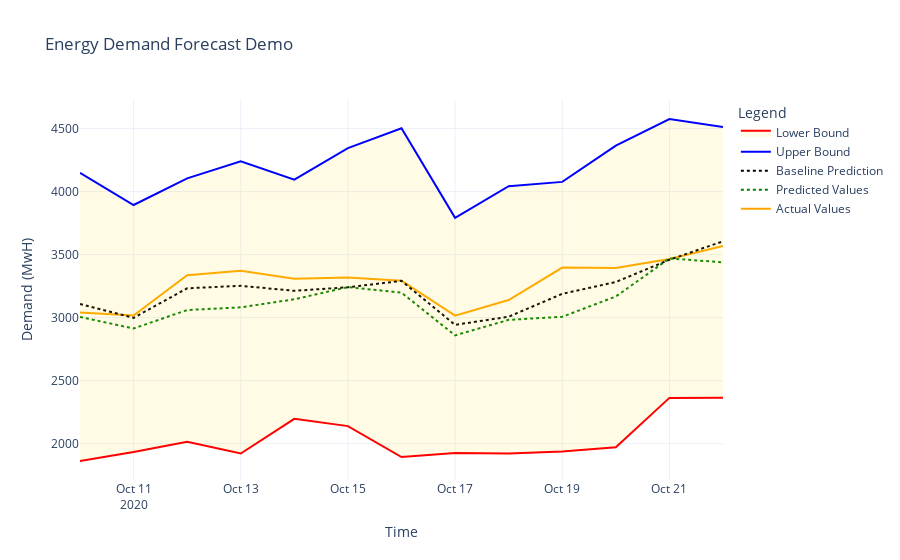

The notebook cell this image was saved under:
### Markdown cell above
# Boundary Encapsulation Viz:

### Code cell
import plotly.graph_objects as go
from scipy.stats import norm

def plot_time_series_with_confidence(
    actual_df, prediction_df, std_dev_df, start_col, end_col, confidence=0.95
):
    baseline_long = pd.read_csv("/home/jik19004/FilesToRun/BayesianTimeSeries/Bayesian_1sample/TestingLong/TestingPredictionsLong.csv")
    baseline_long.columns = pd.to_datetime(
    baseline_long.columns.str.extract(r'(\d{1,2}/\d{1,2}/\d{4})')[0], format='%m/%d/%Y', errors='coerce'
)
    # Parse the start and end column names as datetime
    start_col = pd.to_datetime(start_col)
    end_col = pd.to_datetime(end_col)

    # Slice data based on the time range
    selected_actual = actual_df.loc[:, start_col:end_col]
    selected_prediction = prediction_df.loc[:, start_col:end_col]
    selected_std_dev = std_dev_df.loc[:, start_col:end_col]
    baseline_long = baseline_long.loc[:, start_col:end_col]

    # Calculate Z-score for the given confidence level
    Z = norm.ppf((1 + confidence) / 2)

    # Compute confidence interval bounds
    lower_bounds = selected_prediction - Z * selected_std_dev
    upper_bounds = selected_prediction + Z * selected_std_dev

    # Prepare x-axis labels
    time_range = selected_actual.columns

    # Create Plotly figure
    fig = go.Figure()

    # Add actual values
    fig.add_trace(
        go.Scatter(
            x=time_range,
            y=selected_actual.iloc[0],
            mode="lines",
            name="Actual Values",
            line=dict(color="orange"),
        )
    )

    # Add predictions
    fig.add_trace(
        go.Scatter(
            x=time_range,
            y=selected_prediction.iloc[0],
            mode="lines",
            name="Predicted Values",
            line=dict(color="green", dash = "dot"),
        )
    )
    
    fig.add_trace(
        go.Scatter(
            x=time_range,
            y=baseline_long.iloc[0],
            mode="lines",
            name="Baseline Prediction",
            line=dict(color='black', dash = "dot"),
            showlegend=True,
        )
    )
    

    # Add confidence interval bounds (shaded area)
    fig.add_trace(
        go.Scatter(
            x=time_range,
            y=upper_bounds.iloc[0],
            mode="lines",
            name="Upper Bound",
            line=dict(color='blue'),
            showlegend=True,
        )
    )


    
    fig.add_trace(
        go.Scatter(
            x=time_range,
            y=lower_bounds.iloc[0],
            mode="lines",
            name="Lower Bound",
            fill="tonexty",
            line=dict(color='red'),
            fillcolor='rgba(255, 211, 0, 0.1)',
            showlegend=True,
        )
    )

    # Update layout
    fig.update_layout(
        title="Energy Demand Forecast Demo",
        xaxis_title="Time",
        yaxis_title="Demand (MwH)",
        legend_title="Legend",
        template="plotly_white",
    )

    # Show the plot
    fig.show()

std_long.columns = predictions_long.columns.copy()
# Specify the range of columns to plot
start_column = pd.to_datetime("2020-10-10 00:00:00")
end_column = pd.to_datetime("2020-10-22 00:00:00")

# Call the function to plot
plot_time_series_with_confidence(actuals_long, predictions_long, std_long, start_column, end_column)

### Figure 1 — Plotly figure (JSON) as saved in the notebook; plotly's stock layout.template omitted (floating-point values rounded to 4 significant figures)
{"data": [{"line": {"color": "orange"}, "mode": "lines", "name": "Actual Values", "type": "scatter", "x": ["2020-10-10T00:00:00", "2020-10-11T00:00:00", "2020-10-12T00:00:00", "2020-10-13T00:00:00", "2020-10-14T00:00:00", "2020-10-15T00:00:00", "2020-10-16T00:00:00", "2020-10-17T00:00:00", "2020-10-18T00:00:00", "2020-10-19T00:00:00", "2020-10-20T00:00:00", "2020-10-21T00:00:00", "2020-10-22T00:00:00"], "y": [3040.0, 3017.0, 3336.0, 3372.0, 3309.0, 3317.0, 3293.0, 3016.0, 3140.0, 3397.0, 3394.0, 3465.0, 3569.0]}, {"line": {"color": "green", "dash": "dot"}, "mode": "lines", "name": "Predicted Values", "type": "scatter", "x": ["2020-10-10T00:00:00", "2020-10-11T00:00:00", "2020-10-12T00:00:00", "2020-10-13T00:00:00", "2020-10-14T00:00:00", "2020-10-15T00:00:00", "2020-10-16T00:00:00", "2020-10-17T00:00:00", "2020-10-18T00:00:00", "2020-10-19T00:00:00", "2020-10-20T00:00:00", "2020-10-21T00:00:00", "2020-10-22T00:00:00"], "y": [3005.0, 2913.0, 3060.0, 3081.0, 3145.0, 3242.0, 3198.0, 2859.0, 2982.0, 3007.0, 3167.0, 3469.0, 3439.0]}, {"line": {"color": "black", "dash": "dot"}, "mode": "lines", "name": "Baseline Prediction", "showlegend": true, "type": "scatter", "x": ["2020-10-10T00:00:00", "2020-10-11T00:00:00", "2020-10-12T00:00:00", "2020-10-13T00:00:00", "2020-10-14T00:00:00", "2020-10-15T00:00:00", "2020-10-16T00:00:00", "2020-10-17T00:00:00", "2020-10-18T00:00:00", "2020-10-19T00:00:00", "2020-10-20T00:00:00", "2020-10-21T00:00:00", "2020-10-22T00:00:00"], "y": [3108.0, 2998.0, 3233.0, 3252.0, 3212.0, 3241.0, 3291.0, 2942.0, 3007.0, 3188.0, 3283.0, 3459.0, 3605.0]}, {"line": {"color": "blue"}, "mode": "lines", "name": "Upper Bound", "showlegend": true, "type": "scatter", "x": ["2020-10-10T00:00:00", "2020-10-11T00:00:00", "2020-10-12T00:00:00", "2020-10-13T00:00:00", "2020-10-14T00:00:00", "2020-10-15T00:00:00", "2020-10-16T00:00:00", "2020-10-17T00:00:00", "2020-10-18T00:00:00", "2020-10-19T00:00:00", "2020-10-20T00:00:00", "2020-10-21T00:00:00", "2020-10-22T00:00:00"], "y": [4149.0, 3894.0, 4105.0, 4241.0, 4094.0, 4345.0, 4503.0, 3792.0, 4043.0, 4077.0, 4364.0, 4576.0, 4513.0]}, {"fill": "tonexty", "fillcolor": "rgba(255, 211, 0, 0.1)", "line": {"color": "red"}, "mode": "lines", "name": "Lower Bound", "showlegend": true, "type": "scatter", "x": ["2020-10-10T00:00:00", "2020-10-11T00:00:00", "2020-10-12T00:00:00", "2020-10-13T00:00:00", "2020-10-14T00:00:00", "2020-10-15T00:00:00", "2020-10-16T00:00:00", "2020-10-17T00:00:00", "2020-10-18T00:00:00", "2020-10-19T00:00:00", "2020-10-20T00:00:00", "2020-10-21T00:00:00", "2020-10-22T00:00:00"], "y": [1862.0, 1933.0, 2015.0, 1921.0, 2196.0, 2139.0, 1893.0, 1926.0, 1921.0, 1936.0, 1970.0, 2363.0, 2365.0]}], "layout": {"legend": {"title": {"text": "Legend"}}, "title": {"text": "Energy Demand Forecast Demo"}, "xaxis": {"title": {"text": "Time"}}, "yaxis": {"title": {"text": "Demand (MwH)"}}}}
